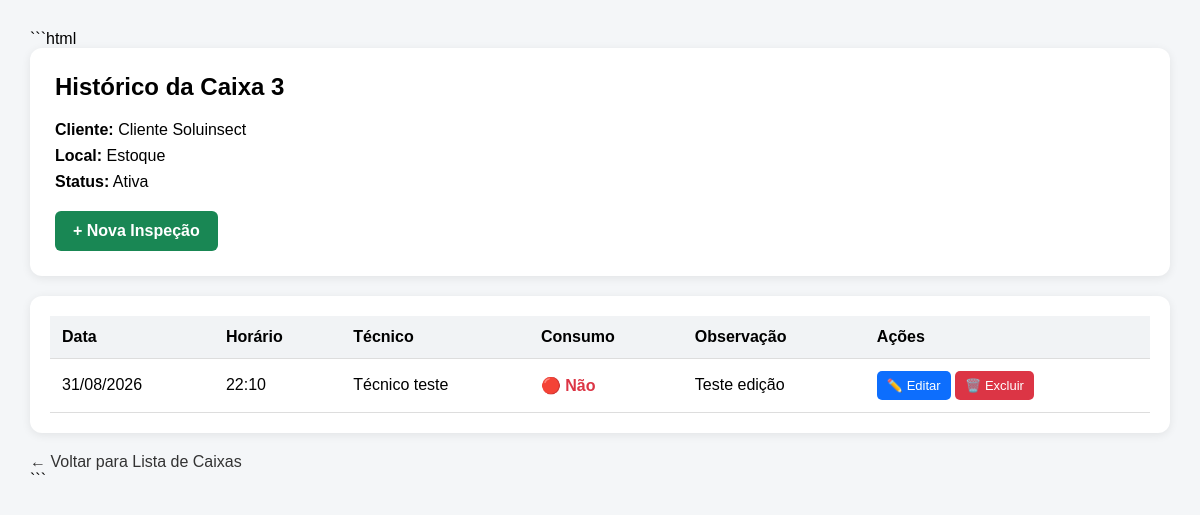
Page /historico-caixa/3 on the committed database.
### tables this page shows
CREATE TABLE caixas (
    id INTEGER PRIMARY KEY AUTOINCREMENT,
    cliente_id INTEGER NOT NULL,
    local TEXT NOT NULL,
    status TEXT DEFAULT 'Ativa',
    FOREIGN KEY (cliente_id) REFERENCES clientes(id)
);

CREATE TABLE clientes (
    id INTEGER PRIMARY KEY AUTOINCREMENT,
    nome TEXT NOT NULL,
    telefone TEXT,
    email TEXT
);

CREATE TABLE inspecoes (
            id INTEGER PRIMARY KEY AUTOINCREMENT,
            caixa_id INTEGER NOT NULL,
            data TEXT NOT NULL,
            consumo TEXT NOT NULL,
            observacao TEXT, tecnico TEXT, horario TEXT,
            FOREIGN KEY (caixa_id) REFERENCES caixas(id)
        );

### app.py (the view)
@app.route("/historico-caixa/<int:id>")
def historico_caixa(id):
    conexao = conectar_banco()
    caixa = conexao.execute(
        """
        SELECT
            caixas.id,
            caixas.local,
            caixas.status,
            clientes.nome AS cliente_nome
        FROM caixas
        JOIN clientes
            ON caixas.cliente_id = clientes.id
        WHERE caixas.id = ?
        """,
        (id,)
    ).fetchone()
    if caixa is None:
        conexao.close()
        return "Caixa não encontrada"
    inspecoes = conexao.execute(
        """
        SELECT *
        FROM inspecoes
        WHERE caixa_id = ?
        ORDER BY data DESC, id DESC
        """,
        (id,)
    ).fetchall()
    conexao.close()
    return render_template(
        "historico_caixa.html",
        caixa=caixa,
        inspecoes=inspecoes
    )

### app.py (called while the page is built)
def conectar_banco():
    conexao = sqlite3.connect("database.db")
    conexao.row_factory = sqlite3.Row
    return conexao

### templates/historico_caixa.html (shortened to what this page needs)
<!DOCTYPE html>
<html lang="pt-BR">
<head>
</head>
<body>
<div class="container">
    <section class="cabecalho">
        <h1>
            Histórico da Caixa {{ caixa.id }}
        </h1>
        <div class="informacoes">
            <div>
                <strong>Cliente:</strong>
                {{ caixa.cliente_nome }}
            </div>
            <div>
                <strong>Local:</strong>
                {{ caixa.local }}
            </div>
            <div>
                <strong>Status:</strong>
                {{ caixa.status }}
            </div>
        </div>
        <a
            class="nova-inspecao"
            href="/nova-inspecao/{{ caixa.id }}"
        >
            + Nova Inspeção
        </a>
    </section>
    <section class="tabela-container">
        {% if inspecoes %}
        <table>
            <thead>
                <tr>
                    <th>Data</th>
                    <th>Horário</th>
                    <th>Técnico</th>
                    <th>Consumo</th>
                    <th>Observação</th>
                    <th>Ações</th>
                </tr>
            </thead>
            <tbody>
                {% for inspecao in inspecoes %}
                <tr>
                    <td>
                        {{ inspecao.data[8:10] }}/{{ inspecao.data[5:7] }}/{{ inspecao.data[0:4] }}
                    </td>
                    <td>
                        {{ inspecao.horario or "-" }}
                    </td>
                    <td>
                        {{ inspecao.tecnico or "-" }}
                    </td>
                    <td>
                        {% if inspecao.consumo == "Sim" %}
                            <span class="sim">
                                🟢 Sim
                            </span>
                        {% else %}
                            <span class="nao">
                                🔴 Não
                            </span>
                        {% endif %}
                    </td>
                    <td>
                        {{ inspecao.observacao or "-" }}
                    </td>
                    <td class="acoes">
                        <a
                            class="editar"
                            href="/editar-inspecao/{{ inspecao.id }}"
                        >
                            ✏️ Editar
                        </a>
                        <a
                            class="excluir"
                            href="/excluir-inspecao/{{ inspecao.id }}"
                            onclick="return confirm('Tem certeza que deseja excluir esta inspeção?');"
                        >
                            🗑️ Excluir
                        </a>
                    </td>
                </tr>
                {% endfor %}
            </tbody>
        </table>
        {% else %}
            <p>
                Nenhuma inspeção registrada para esta caixa.
            </p>
        {% endif %}
    </section>
    <a
        class="voltar"
        href="/lista-caixas"
    >
        ← Voltar para Lista de Caixas
    </a>
</div>
</body>
</html>

### templates/historico_caixa.html (style rules this page uses)
body { font-family: Arial, sans-serif; background: #f4f6f8; margin: 0; padding: 30px; }
.container { max-width: 1200px; margin: auto; }
.cabecalho { background: white; padding: 25px; border-radius: 12px; box-shadow: 0 2px 10px rgba(0,0,0,0.08); margin-bottom: 20px; }
h1 { margin-top: 0; }
.informacoes { display: grid; gap: 8px; }
.nova-inspecao { display: inline-block; margin-top: 20px; padding: 11px 18px; background: #198754; color: white; text-decoration: none; border-radius: 6px; font-weight: bold; }
.tabela-container { background: white; padding: 20px; border-radius: 12px; box-shadow: 0 2px 10px rgba(0,0,0,0.08); overflow-x: auto; }
table { width: 100%; border-collapse: collapse; }
th, td { padding: 12px; border-bottom: 1px solid #ddd; text-align: left; }
th { background: #f1f3f5; }
.nao { color: #dc3545; font-weight: bold; }
.acoes { white-space: nowrap; }
.editar, .excluir { display: inline-block; padding: 7px 10px; border-radius: 5px; text-decoration: none; color: white; font-size: 13px; }
.editar { background: #0d6efd; }
.excluir { background: #dc3545; }
.voltar { display: inline-block; margin-top: 20px; color: #333; text-decoration: none; }

### rows in the picture
caixas: id "3", local "Estoque", status "Ativa"
clientes: cliente_nome "Cliente Soluinsect"
inspecoes: data "31", data "08", data "2026", horario "22:10", tecnico "Técnico teste", consumo "🔴 Não", observacao "Teste edição"
